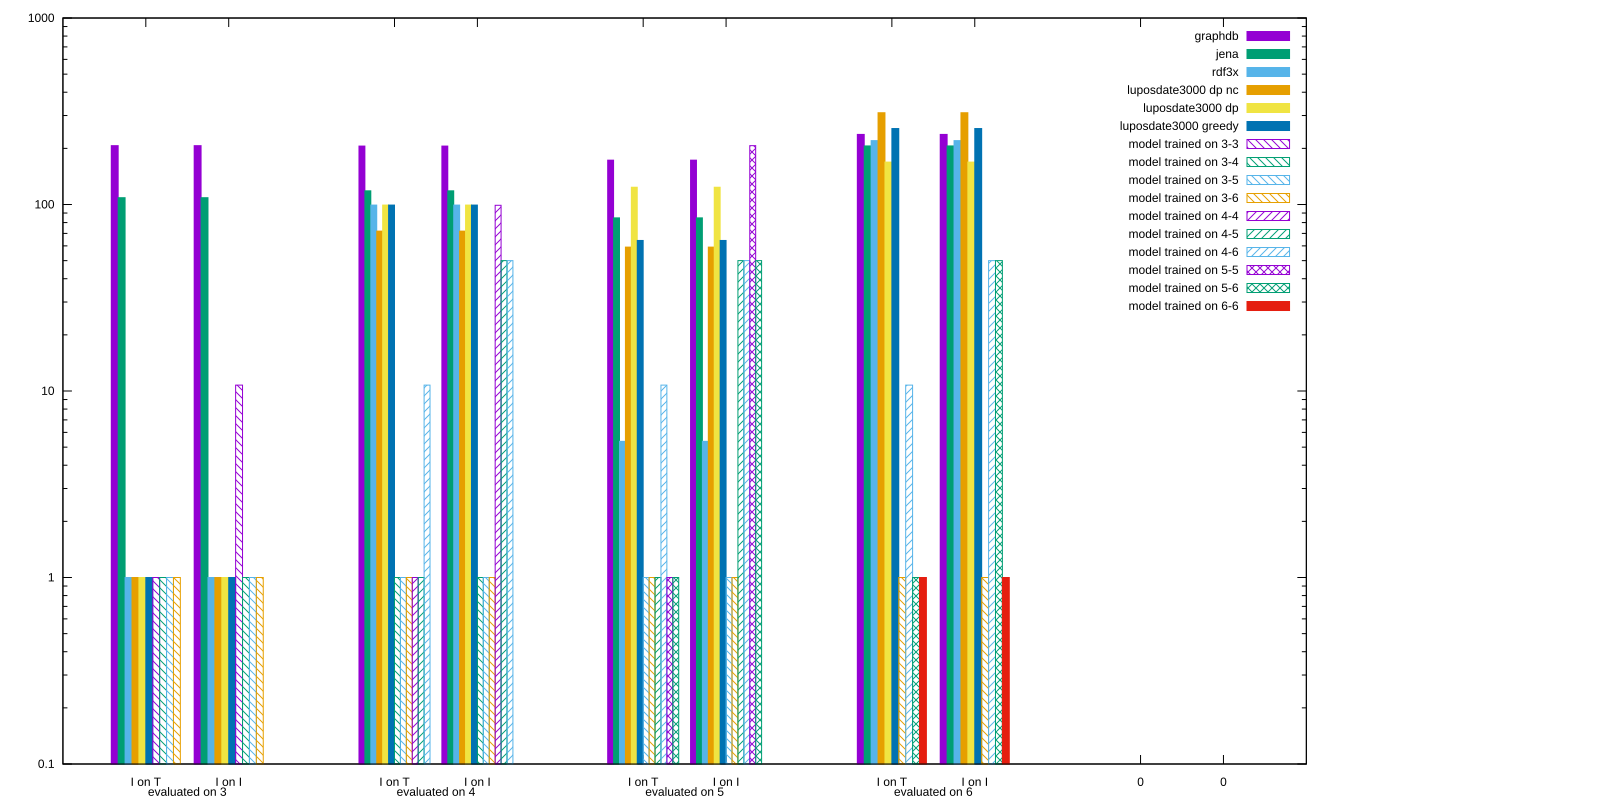

This chart was generated by the following gnuplot code:
#!/usr/bin/env gnuplot
set term tikz size 13cm,8cm
#set term svg size 1600,800
set datafile separator ','
set output 'evaluate_on_intermediate.tex'
#set output 'evaluate_on_intermediate.svg'

set style data histogram
set style fill solid border

set style histogram clustered

set key above vertical maxrows 9

set logscale y

set yrange [0.1:]

plot newhistogram "evaluated on 3" at 0.5, \
     for [COL=2:7] 'ranking_on_3_t.csv' every 2:1:0 using COL:xticlabels(1) axes x1y1 notitle columnheader linecolor (COL-1) , \
     'ranking_on_3_t.csv' every 2:1:0 using 8:xticlabels(1) axes x1y1 notitle columnheader linecolor 1 fillstyle pattern 1, \
     'ranking_on_3_t.csv' every 2:1:0 using 9:xticlabels(1) axes x1y1 notitle columnheader linecolor 2 fillstyle pattern 1, \
     'ranking_on_3_t.csv' every 2:1:0 using 10:xticlabels(1) axes x1y1 notitle columnheader linecolor 3 fillstyle pattern 1, \
     'ranking_on_3_t.csv' every 2:1:0 using 11:xticlabels(1) axes x1y1 notitle columnheader linecolor 4 fillstyle pattern 1, \
     newhistogram "evaluated on 4" at 3, \
     for [COL=2:7] 'ranking_on_4_t.csv' every 2:1:0 using COL:xticlabels(1) axes x1y1 notitle columnheader linecolor (COL-1) , \
     'ranking_on_4_t.csv' every 2:1:0 using 8:xticlabels(1) axes x1y1 notitle columnheader linecolor 2 fillstyle pattern 1, \
     'ranking_on_4_t.csv' every 2:1:0 using 9:xticlabels(1) axes x1y1 notitle columnheader linecolor 3 fillstyle pattern 1, \
     'ranking_on_4_t.csv' every 2:1:0 using 10:xticlabels(1) axes x1y1 notitle columnheader linecolor 4 fillstyle pattern 1, \
     'ranking_on_4_t.csv' every 2:1:0 using 11:xticlabels(1) axes x1y1 notitle columnheader linecolor 1 fillstyle pattern 2, \
     'ranking_on_4_t.csv' every 2:1:0 using 12:xticlabels(1) axes x1y1 notitle columnheader linecolor 2 fillstyle pattern 2, \
     'ranking_on_4_t.csv' every 2:1:0 using 13:xticlabels(1) axes x1y1 notitle columnheader linecolor 3 fillstyle pattern 2, \
     newhistogram "evaluated on 5" at 5.5, \
     for [COL=2:7] 'ranking_on_5_t.csv' every 2:1:0 using COL:xticlabels(1) axes x1y1 notitle columnheader linecolor (COL-1) , \
     'ranking_on_5_t.csv' every 2:1:0 using 8:xticlabels(1) axes x1y1 notitle columnheader linecolor 3 fillstyle pattern 1, \
     'ranking_on_5_t.csv' every 2:1:0 using 9:xticlabels(1) axes x1y1 notitle columnheader linecolor 4 fillstyle pattern 1, \
     'ranking_on_5_t.csv' every 2:1:0 using 10:xticlabels(1) axes x1y1 notitle columnheader linecolor 2 fillstyle pattern 2, \
     'ranking_on_5_t.csv' every 2:1:0 using 11:xticlabels(1) axes x1y1 notitle columnheader linecolor 3 fillstyle pattern 2, \
     'ranking_on_5_t.csv' every 2:1:0 using 12:xticlabels(1) axes x1y1 notitle columnheader linecolor 1 fillstyle pattern 3, \
     'ranking_on_5_t.csv' every 2:1:0 using 13:xticlabels(1) axes x1y1 notitle columnheader linecolor 2 fillstyle pattern 3, \
     newhistogram "evaluated on 6" at 8, \
     for [COL=2:7] 'ranking_on_6_t.csv' every 2:1:0 using COL:xticlabels(1) axes x1y1 notitle columnheader linecolor (COL-1) , \
     'ranking_on_6_t.csv' every 2:1:0 using 8:xticlabels(1) axes x1y1 notitle columnheader linecolor 4 fillstyle pattern 1, \
     'ranking_on_6_t.csv' every 2:1:0 using 9:xticlabels(1) axes x1y1 notitle columnheader linecolor 3 fillstyle pattern 2, \
     'ranking_on_6_t.csv' every 2:1:0 using 10:xticlabels(1) axes x1y1 notitle columnheader linecolor 2 fillstyle pattern 3, \
     'ranking_on_6_t.csv' every 2:1:0 using 11:xticlabels(1) axes x1y1 notitle columnheader linecolor 7 , \
     newhistogram at 4.75, \
     for [COL=2:7] 'ranking_on_0_t.csv' every 4:1:0 using COL:xticlabels(1) axes x1y1 title columnheader linecolor (COL-1) , \
     'ranking_on_0_t.csv' every 4:1:0 using 8:xticlabels(1) axes x1y1 title columnheader linecolor 1 fillstyle pattern 1, \
     'ranking_on_0_t.csv' every 4:1:0 using 9:xticlabels(1) axes x1y1 title columnheader linecolor 2 fillstyle pattern 1, \
     'ranking_on_0_t.csv' every 4:1:0 using 10:xticlabels(1) axes x1y1 title columnheader linecolor 3 fillstyle pattern 1, \
     'ranking_on_0_t.csv' every 4:1:0 using 11:xticlabels(1) axes x1y1 title columnheader linecolor 4 fillstyle pattern 1, \
     'ranking_on_0_t.csv' every 4:1:0 using 12:xticlabels(1) axes x1y1 title columnheader linecolor 1 fillstyle pattern 2, \
     'ranking_on_0_t.csv' every 4:1:0 using 13:xticlabels(1) axes x1y1 title columnheader linecolor 2 fillstyle pattern 2, \
     'ranking_on_0_t.csv' every 4:1:0 using 14:xticlabels(1) axes x1y1 title columnheader linecolor 3 fillstyle pattern 2, \
     'ranking_on_0_t.csv' every 4:1:0 using 15:xticlabels(1) axes x1y1 title columnheader linecolor 1 fillstyle pattern 3, \
     'ranking_on_0_t.csv' every 4:1:0 using 16:xticlabels(1) axes x1y1 title columnheader linecolor 2 fillstyle pattern 3, \
     'ranking_on_0_t.csv' every 4:1:0 using 17:xticlabels(1) axes x1y1 title columnheader linecolor 7 
